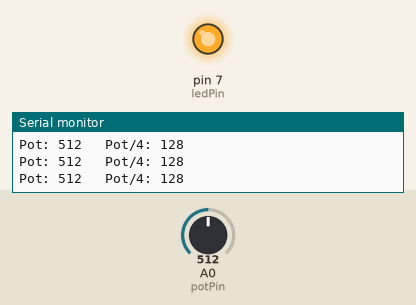
The sketch below on a simulated Arduino Uno, built with avr-gcc and run on an emulated ATmega328P. Shown: output pins drawn as LEDs (lit = HIGH), the last lines printed to the serial monitor. The inputs (shaded band) are chosen by the test bench; at power-on: A0 (potPin) = 512.

Above: at 1.2 s.
1.3 s: A0 (potPin) set to 498
At 2.4 s:
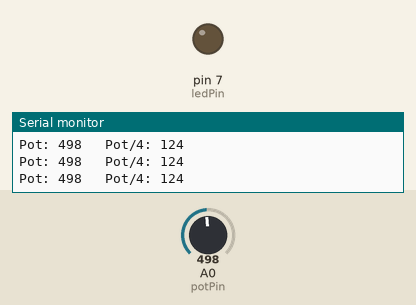
2.8 s: A0 (potPin) set to 716
At 4.1 s:
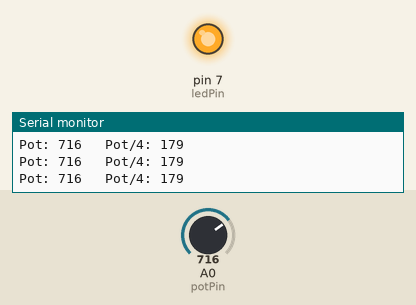
5.8 s: A0 (potPin) set to 511
At 6.9 s:
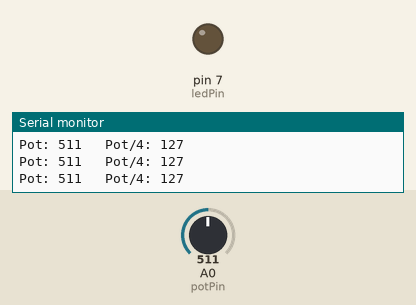
Timing chart, 0 to 8.8 s (numbered marks = the images above; inputs shaded):
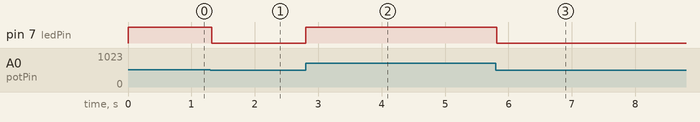

Measured:
- the behaviour switches between 512 and 511 on A0 (potPin) (found by bisection; images 0 and 1)
- after the input at 1.3 s, pin 7 (ledPin): HIGH → LOW at once
- after the input at 2.8 s, pin 7 (ledPin): LOW → HIGH at once
- after the input at 5.8 s, pin 7 (ledPin): HIGH → LOW at once

The sketch:

POT_LED_Serial.ino
```cpp
/*
   Sketching mit Hardware
  DMP - Vertiefung Medieninformatik 2- WS 23_24 - Sketching mit Hardware
  - Simple LED Potentiometer Circuit
  This project demonstrates how to set the brightness of a LED with a 10K POTentiometer
  + Print out the values to the Serial-Console
  Marcos Martinez
*/
int ledPin = 7;
int potPin = A0;
void setup() {
  // setup pin modes
  pinMode(ledPin, OUTPUT);
  pinMode(potPin, INPUT);
  // initialise serial port with baud rate of 9600
  Serial.begin(9600);
}
void loop() {
  // read the value of the pot, divide it by 4, and store it as potValue
  int potValue = analogRead(potPin);
  int filteredPotValue = potValue / 4;
  // turn led on with the value of potValue
  analogWrite(ledPin, filteredPotValue);
  // print the value of the pot
  Serial.print("Pot: ");
  Serial.print(potValue);
  Serial.print("   ");
  // print the value of the pot / 4 with a line return at the end
  Serial.print("Pot/4: ");
  Serial.println(filteredPotValue);
}
```
